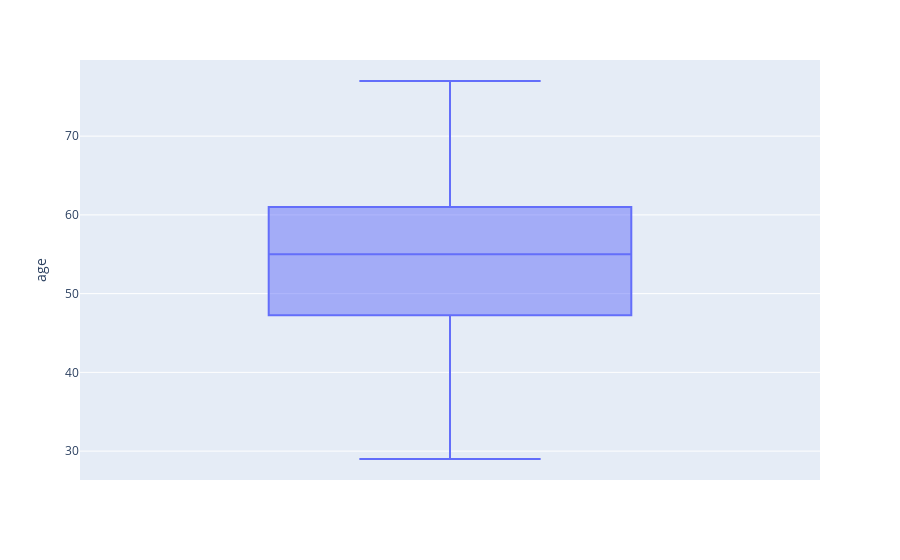
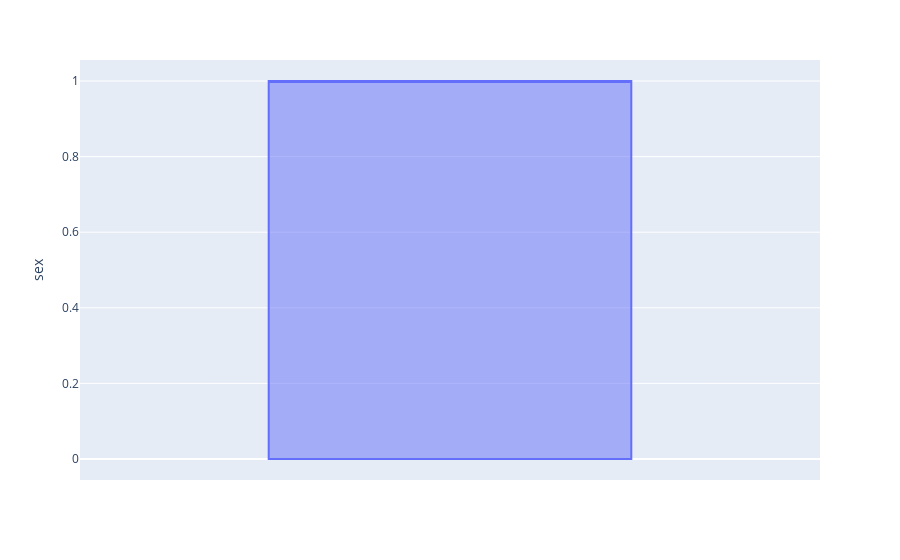
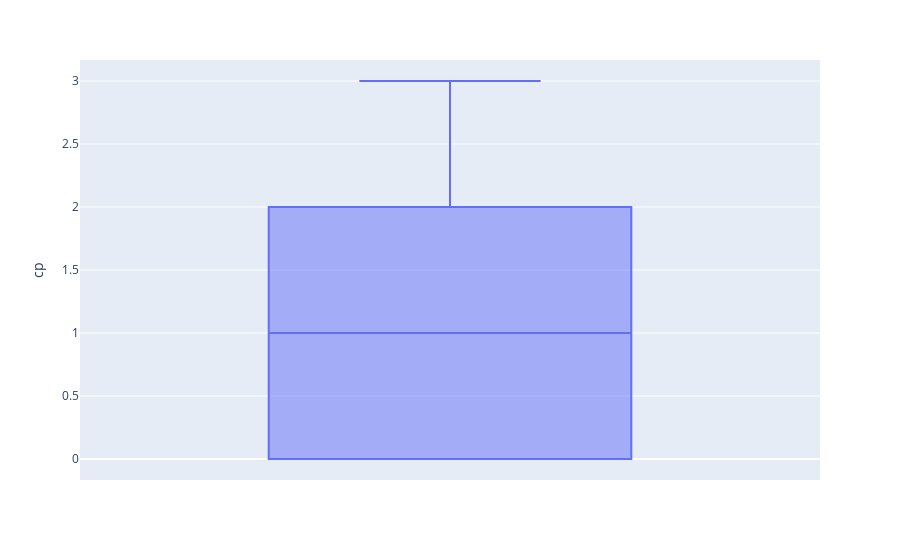
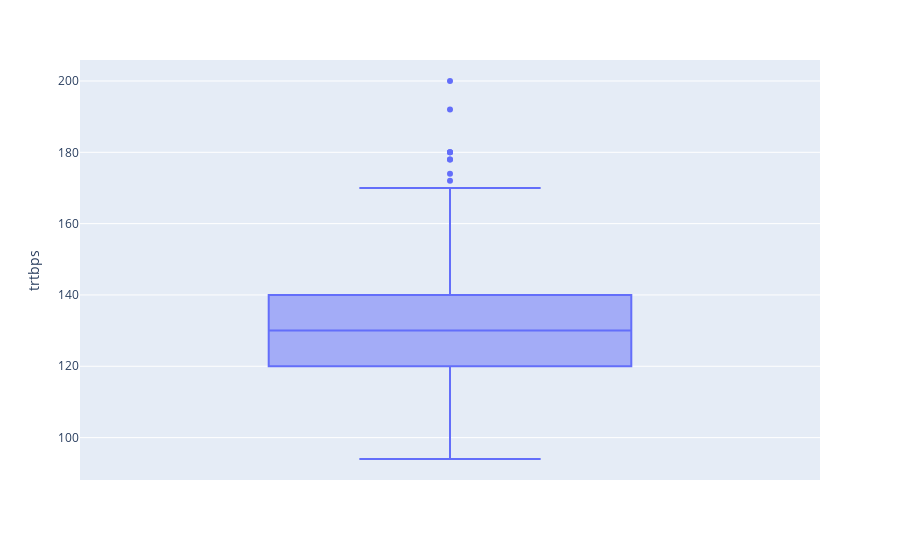

The notebook cell saved with these charts, in order:
### Markdown cell above
### Box plot the data

### Code cell
for key in heart_feature.columns:
    fig = px.box(heart_feature, y = key)
    fig.show()

### Figure 1 — Plotly figure (JSON) as saved in the notebook; plotly's stock layout.template omitted (floating-point values rounded to 4 significant figures; data arrays with more than 128 entries replaced by an {"elided": "..."} marker saying what was removed)
{"data": [{"alignmentgroup": "True", "hovertemplate": "age=%{y}<extra></extra>", "legendgroup": "", "marker": {"color": "#636efa"}, "name": "", "notched": false, "offsetgroup": "", "orientation": "v", "showlegend": false, "type": "box", "x0": " ", "xaxis": "x", "y": {"elided": "303 int values"}, "y0": " ", "yaxis": "y"}], "layout": {"boxmode": "group", "legend": {"tracegroupgap": 0}, "margin": {"t": 60}, "xaxis": {"anchor": "y", "domain": [0, 1]}, "yaxis": {"anchor": "x", "domain": [0, 1], "title": {"text": "age"}}}}

### Figure 2 — Plotly figure (JSON) as saved in the notebook; plotly's stock layout.template omitted (floating-point values rounded to 4 significant figures; data arrays with more than 128 entries replaced by an {"elided": "..."} marker saying what was removed)
{"data": [{"alignmentgroup": "True", "hovertemplate": "sex=%{y}<extra></extra>", "legendgroup": "", "marker": {"color": "#636efa"}, "name": "", "notched": false, "offsetgroup": "", "orientation": "v", "showlegend": false, "type": "box", "x0": " ", "xaxis": "x", "y": {"elided": "303 int values"}, "y0": " ", "yaxis": "y"}], "layout": {"boxmode": "group", "legend": {"tracegroupgap": 0}, "margin": {"t": 60}, "xaxis": {"anchor": "y", "domain": [0, 1]}, "yaxis": {"anchor": "x", "domain": [0, 1], "title": {"text": "sex"}}}}

### Figure 3 — Plotly figure (JSON) as saved in the notebook; plotly's stock layout.template omitted (floating-point values rounded to 4 significant figures; data arrays with more than 128 entries replaced by an {"elided": "..."} marker saying what was removed)
{"data": [{"alignmentgroup": "True", "hovertemplate": "cp=%{y}<extra></extra>", "legendgroup": "", "marker": {"color": "#636efa"}, "name": "", "notched": false, "offsetgroup": "", "orientation": "v", "showlegend": false, "type": "box", "x0": " ", "xaxis": "x", "y": {"elided": "303 int values"}, "y0": " ", "yaxis": "y"}], "layout": {"boxmode": "group", "legend": {"tracegroupgap": 0}, "margin": {"t": 60}, "xaxis": {"anchor": "y", "domain": [0, 1]}, "yaxis": {"anchor": "x", "domain": [0, 1], "title": {"text": "cp"}}}}

### Figure 4 — Plotly figure (JSON) as saved in the notebook; plotly's stock layout.template omitted (floating-point values rounded to 4 significant figures; data arrays with more than 128 entries replaced by an {"elided": "..."} marker saying what was removed)
{"data": [{"alignmentgroup": "True", "hovertemplate": "trtbps=%{y}<extra></extra>", "legendgroup": "", "marker": {"color": "#636efa"}, "name": "", "notched": false, "offsetgroup": "", "orientation": "v", "showlegend": false, "type": "box", "x0": " ", "xaxis": "x", "y": {"elided": "303 int values"}, "y0": " ", "yaxis": "y"}], "layout": {"boxmode": "group", "legend": {"tracegroupgap": 0}, "margin": {"t": 60}, "xaxis": {"anchor": "y", "domain": [0, 1]}, "yaxis": {"anchor": "x", "domain": [0, 1], "title": {"text": "trtbps"}}}}
